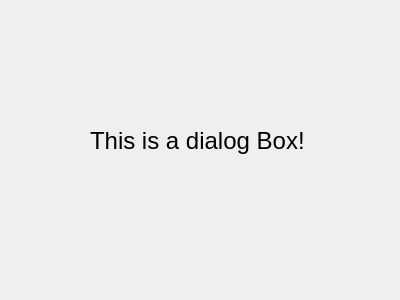
<?xml version="1.0" encoding="UTF-8"?>
<ui version="4.0">
 <class>Dialog</class>
 <widget class="QDialog" name="Dialog">
  <property name="geometry">
   <rect>
    <x>0</x>
    <y>0</y>
    <width>400</width>
    <height>300</height>
   </rect>
  </property>
  <property name="windowTitle">
   <string>Dialog</string>
  </property>
  <widget class="QLabel" name="label">
   <property name="geometry">
    <rect>
     <x>90</x>
     <y>100</y>
     <width>241</width>
     <height>81</height>
    </rect>
   </property>
   <property name="font">
    <font>
     <pointsize>18</pointsize>
    </font>
   </property>
   <property name="text">
    <string>This is a dialog Box!</string>
   </property>
  </widget>
 </widget>
 <resources/>
 <connections/>
</ui>
